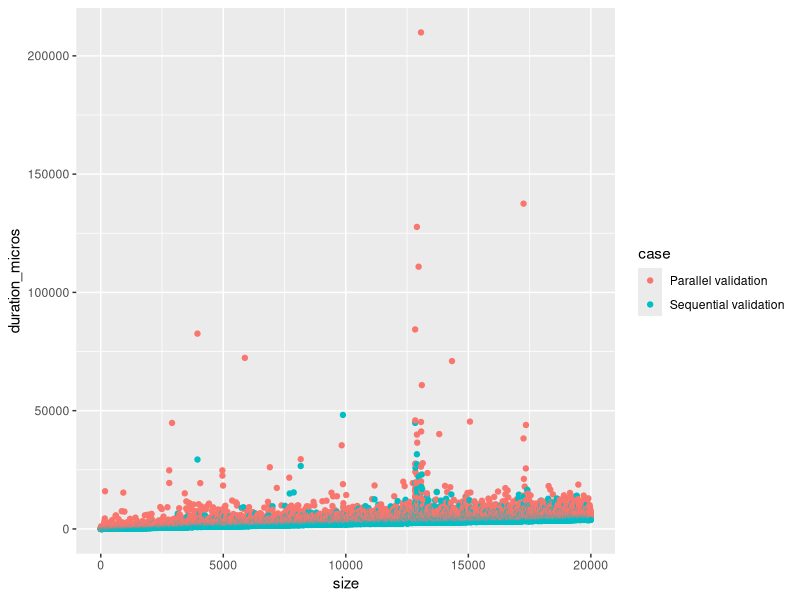
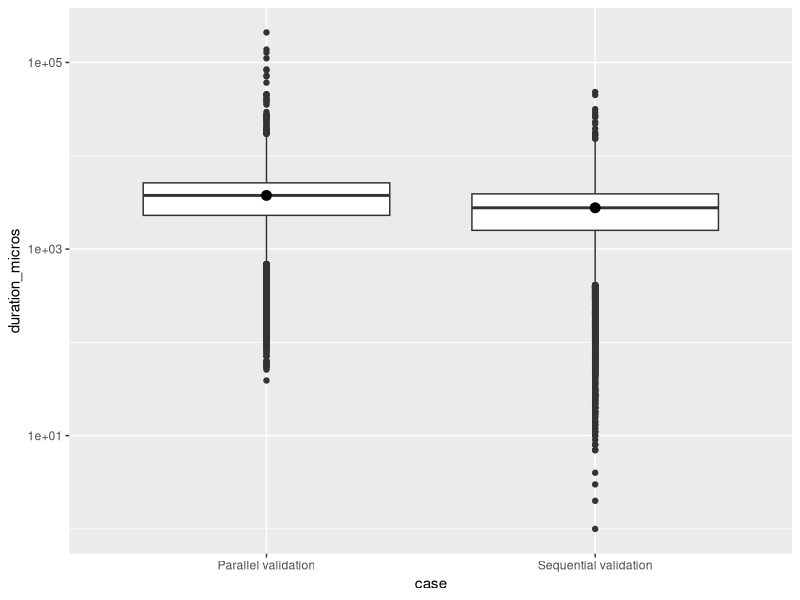

Here is the R script that generated these plots, in order:
library(tidyverse)

benchmark_results <- readr::read_csv("benchmark-data/benchmark-table.csv")

scatter <- 
  ggplot(benchmark_results, aes(x = size, y = duration_micros)) +
    geom_point(aes(col = case))

box_plot <-
  ggplot(benchmark_results, aes(x = case, y = duration_micros)) +
    geom_boxplot() +
  stat_summary(
    fun.y = median,
    geom = "point",
    size = 3
  ) + 
  scale_y_continuous(trans='log10')

ggsave("benchmark-table-validation-scatter.png", scatter)
ggsave("benchmark-table-validation-boxplot.png", box_plot)
